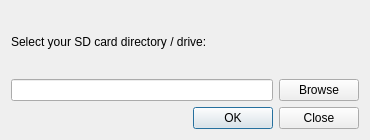
<?xml version="1.0" encoding="UTF-8"?>
<ui version="4.0">
 <class>selectDialog</class>
 <widget class="QDialog" name="selectDialog">
  <property name="windowModality">
   <enum>Qt::ApplicationModal</enum>
  </property>
  <property name="geometry">
   <rect>
    <x>0</x>
    <y>0</y>
    <width>370</width>
    <height>140</height>
   </rect>
  </property>
  <property name="windowTitle">
   <string>Select SD card directory</string>
  </property>
  <property name="modal">
   <bool>true</bool>
  </property>
  <layout class="QGridLayout" name="gridLayout">
   <item row="0" column="0">
    <layout class="QVBoxLayout" name="verticalLayout">
     <item>
      <widget class="QLabel" name="label">
       <property name="text">
        <string>Select your SD card directory / drive:</string>
       </property>
      </widget>
     </item>
     <item>
      <layout class="QHBoxLayout" name="horizontalLayout">
       <item>
        <widget class="QLineEdit" name="directoryEdit"/>
       </item>
       <item>
        <widget class="QPushButton" name="browseButton">
         <property name="text">
          <string>Browse</string>
         </property>
        </widget>
       </item>
      </layout>
     </item>
    </layout>
   </item>
   <item row="1" column="0">
    <widget class="QDialogButtonBox" name="buttonBox">
     <property name="orientation">
      <enum>Qt::Horizontal</enum>
     </property>
     <property name="standardButtons">
      <set>QDialogButtonBox::Close|QDialogButtonBox::Ok</set>
     </property>
    </widget>
   </item>
  </layout>
 </widget>
 <resources/>
 <connections>
  <connection>
   <sender>buttonBox</sender>
   <signal>accepted()</signal>
   <receiver>selectDialog</receiver>
   <slot>accept()</slot>
   <hints>
    <hint type="sourcelabel">
     <x>248</x>
     <y>254</y>
    </hint>
    <hint type="destinationlabel">
     <x>157</x>
     <y>274</y>
    </hint>
   </hints>
  </connection>
  <connection>
   <sender>buttonBox</sender>
   <signal>rejected()</signal>
   <receiver>selectDialog</receiver>
   <slot>reject()</slot>
   <hints>
    <hint type="sourcelabel">
     <x>316</x>
     <y>260</y>
    </hint>
    <hint type="destinationlabel">
     <x>286</x>
     <y>274</y>
    </hint>
   </hints>
  </connection>
 </connections>
</ui>
